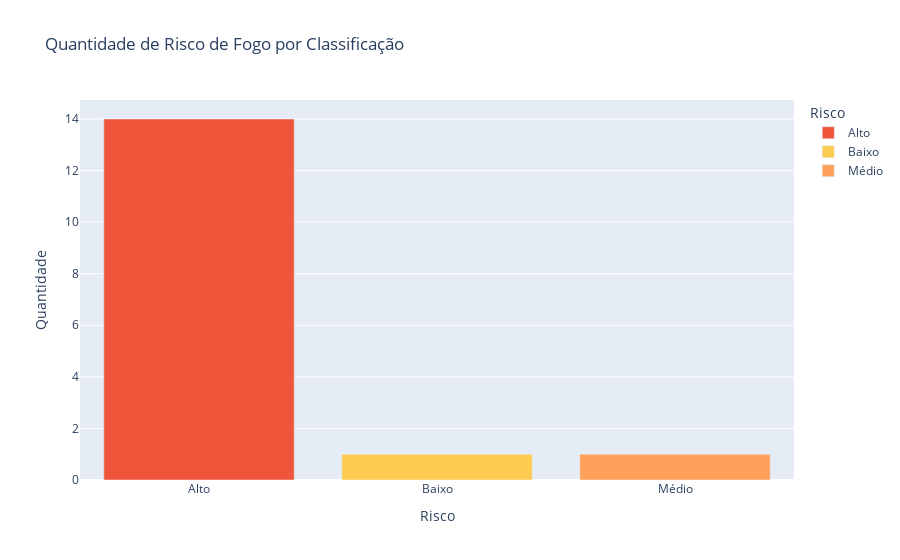

Here is the notebook cell this chart was saved with:
### Code cell
import plotly.express as px

quantidade_risco = resumo_incendios['Risco'].value_counts().reset_index()
quantidade_risco.columns = ['Risco', 'Quantidade']

fig_risco_quantidade = px.bar(
    quantidade_risco,
    x='Risco',
    y='Quantidade',
    color='Risco',
    color_discrete_map=colors,
    title="Quantidade de Risco de Fogo por Classificação"
)

fig_risco_quantidade.show()

### Figure 1 — Plotly figure (JSON) as saved in the notebook; plotly's stock layout.template omitted (floating-point values rounded to 4 significant figures)
{"data": [{"alignmentgroup": "True", "hovertemplate": "Risco=%{x}<br>Quantidade=%{y}<extra></extra>", "legendgroup": "Alto", "marker": {"color": "#EF553B", "pattern": {"shape": ""}}, "name": "Alto", "offsetgroup": "Alto", "orientation": "v", "showlegend": true, "textposition": "auto", "type": "bar", "x": ["Alto"], "xaxis": "x", "y": [14], "yaxis": "y"}, {"alignmentgroup": "True", "hovertemplate": "Risco=%{x}<br>Quantidade=%{y}<extra></extra>", "legendgroup": "Baixo", "marker": {"color": "#FECB52", "pattern": {"shape": ""}}, "name": "Baixo", "offsetgroup": "Baixo", "orientation": "v", "showlegend": true, "textposition": "auto", "type": "bar", "x": ["Baixo"], "xaxis": "x", "y": [1], "yaxis": "y"}, {"alignmentgroup": "True", "hovertemplate": "Risco=%{x}<br>Quantidade=%{y}<extra></extra>", "legendgroup": "Médio", "marker": {"color": "#FFA15A", "pattern": {"shape": ""}}, "name": "Médio", "offsetgroup": "Médio", "orientation": "v", "showlegend": true, "textposition": "auto", "type": "bar", "x": ["Médio"], "xaxis": "x", "y": [1], "yaxis": "y"}], "layout": {"barmode": "relative", "legend": {"title": {"text": "Risco"}, "tracegroupgap": 0}, "title": {"text": "Quantidade de Risco de Fogo por Classificação"}, "xaxis": {"anchor": "y", "categoryarray": ["Alto", "Baixo", "Médio"], "categoryorder": "array", "domain": [0, 1], "title": {"text": "Risco"}}, "yaxis": {"anchor": "x", "domain": [0, 1], "title": {"text": "Quantidade"}}}}
